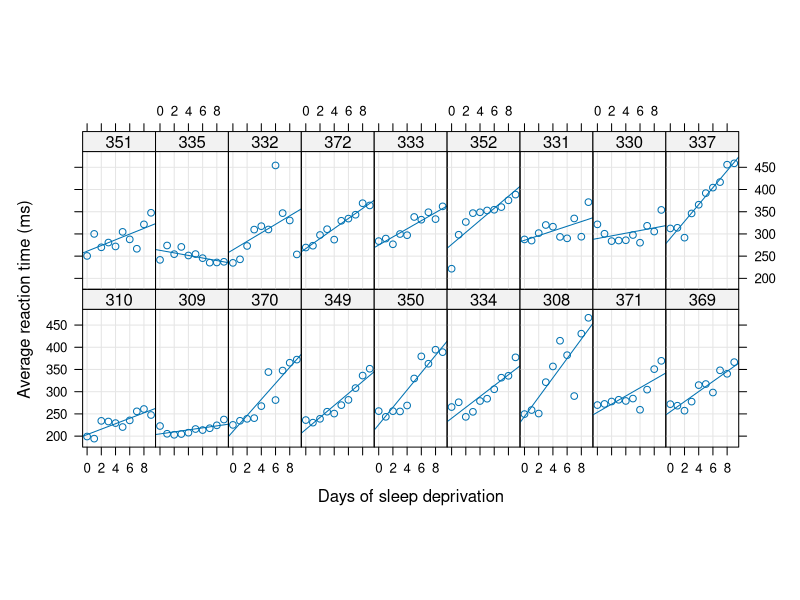
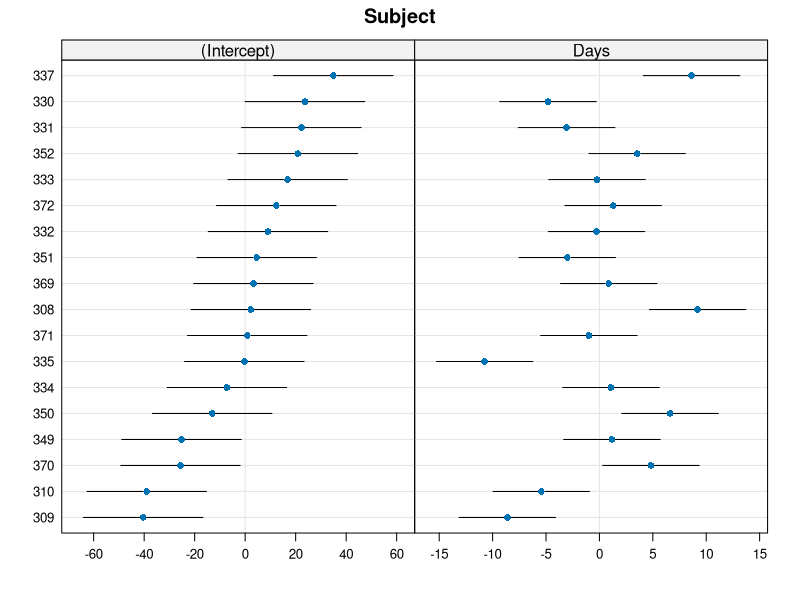

Generate these figures, in order, with R:
### Stats with R Exercise sheet 9

##########################
#Week 10: Linear Mixed Effects Models
##########################


## This exercise sheet contains the exercises that you will need to complete and 
## submit by 23:55 on Monday, January 13. Write the code below the questions. 
## If you need to provide a written answer, comment this out using a hashtag (#). 
## Submit your homework via moodle.
## You are required to work together in groups of three students, but everybody 
## needs to submit the group version of the homework via moodle individually.
## You need to provide a serious attempt to each exercise in order to have
## the assignment graded as complete.


## Please write below your (and your teammates) name, matriculation number. 
## Name: Noon Pokaratsiri Goldstein, Pauline Sander, Axel Allen
## Matriculation number: 2581469, 2581310, 2579024

## Change the name of the file by adding your matriculation numbers
## (exercise0N_firstID_secondID_thirdID.R)

###########################################################################################
###########################################################################################
library(lme4)
library(lattice)
library(Matrix)

# a)There are 3 datasets on moodle, you can choose one of them to work with on this
#   assignment.  
#   Read in the data file of your choice (gender.Rdata, sem.Rdata OR relclause.Rdata) 
#   and assign it to a variable called "dat". 
#   See a description of the items in the datasets below.

# The files contain data from an experiment where people were reading sentences, 
# and pressed the space bar to see the next word. The duration for which a word was 
# viewed before pressing the space bar again is the reading time of the word, and is 
# stored in the file as "WORD_TIME". The experiment had 24 items (given as "ITEM_ID") 
# and 24 subjects (given as "PARTICIPANT"). The order in which the different sentences 
# were presented in the experiment is given in the variable "itemOrder". 

# For each of the files, the sentences that were shown had a different property. 

# Sentences in the sem.Rdata experiment had a semantic violation, i.e. a word that 
# didn't fit in with the previous words in terms of its meaning. The experiment 
# contained two versions of each item, which were identical to one another except 
# for the one sentence containing a semantic violation, while the other one was 
# semantically correct. These conditions are named "SG" for "semantically good" 
# and "SB" for "semantically bad".

# Semantic materials (the experiment is in German, English translation given 
# for those who don't speak German'):

# Christina schie?t / raucht eine Zigarette nach der Arbeit. 
# "Christina is shooting / smoking a cigarette after work."

# The crticial word here is "Zigarette", as this would be very surprising in the 
# context of the verb "shoot", but not in the context of the verb "smoke". 
# Reading times are comparable because the critical word "Zigarette" is identical 
# in both conditions.

# Syntactic items:
# Simone hatte eine(n) schreckliche(n) Traum und keine Lust zum Weiterschlafen. 
# "Simone had a[masc/fem] horrible[masc/fem] dreammasc and didn't feel like sleeping 
# any longer."

# Here, there are again two conditions, one using correct grammatical gender on 
# "einen schrecklichen" vs. the other one using incorrect grammatical gender 
# "eine schreckliche". The critical word is "Traum" (it's either consisten or 
# inconsistent with the marking on the determiner and adjective)

# Relative clause items:
# Die Nachbarin, [die_sg nom/acc einige_pl nom/acc der Mieter auf Schadensersatz  
# verklagt hat_sg/ haben_pl]RC, traf sich gestern mit Angelika. 
# "The neighbor, [whom some of the tenants sued for damages / who sued some of  the
# tenants for damages]RC, met Angelika yesterday."

# When reading such a sentence, people will usually interpret the relative pronoun 
# die as the subject of the relative clause and the following noun phrase 
# "einige der Mieter" as the object. This interpretation is compatible with 
# the embedded singular-marked (sg) verb hat at the end of the relative clause. 
# Encountering the verb haben, which has plural marking (pl), leads to processing 
# difficulty: in order to make sense of the relative clause, readers need to 
# reinterpret the relative pronoun die as the object of the relative clause 
# and the following noun phrase "einige der Mieter" as its subject. 
# (Note that the sentences are all grammatical, as the relative pronoun and 
# following NPs are chosen such that they are ambiguous between nominative (nom)
# and accusative (acc) case marking.)

# The number of the word in a sentence is given in column "SEMWDINDEX". 
# 0 designates the word where the semantic violation happens (in the SB condition; 
# in the SG condition, it's the corresponding word). We call this word the 
# "critical word" or "critical region". -1 is the word before that, -2 is 
# two words before that word, and 2 is two words after that critical word. 
# "EXPWORD" shows the words. We expect longer reading times for the violation 
# at word 0 or the word after that (word 1) (if people press the button quickly 
# before thinking properly).

# b) Inspect "dat" and provide 2 plots. 
#    The first plot should provide insights about the relationship between WORD_TIME 
#    and ITEM_TYPE. 
#    For the second plot you should first subset the data using only RELWDINDEX == 0 and
#    then plot the WORD_TIME for the different conditions (ITEM_TYPE).

# c) Decide whether you want to exclude any data points (provide not only the code,
#    but also a detailed (!) explanation). 
#    Note that we are evaluating WORD_TIME as our reponse variable. 
#    What time intervals make sense for such an experiment?


# d) Make a scatter plot where for each index word as the sentence progresses (RELWDINDEX),
#    the average reading time is shown for each of the two conditions (ITEM_TYPE).
#    Please use two different colours for the different conditions.


# e) You do not need to use ggplot here, just follow the example below.
#    The code is a plot for the dataset 'sleepstudy' from the package 'lme4'.
#    The figure shows relationships between days without sleeping and reaction 
#    time for each participant (subject) separately.

summary(sleepstudy)
print(xyplot(Reaction ~ Days | Subject, sleepstudy, aspect = "xy",
             layout = c(9,2), type = c("g", "p", "r"),
             index.cond = function(x,y) coef(lm(y ~ x))[1],
             xlab = "Days of sleep deprivation",
             ylab = "Average reaction time (ms)"))

#    Your task is to figure out how to adapt this plot for our data. What do you 
#    conclude regarding the reading sentences experiment?



# f) Experiment with calculating a linear mixed effects model for this study, 
#    and draw the appropriate conclusions (give a detailed explanation 
#    for each model).


# g) Let's get back to the dataset 'sleepstudy'. The following plot shows 
#    subject-specific intercepts and slopes. Adapt this plot for our study 
#    and draw conclusions.

model = lmer(Reaction ~ Days + (Days|Subject), sleepstudy)
print(dotplot(ranef(model,condVar=TRUE),  scales = list(x = list(relation = 'free')))
      [["Subject"]])